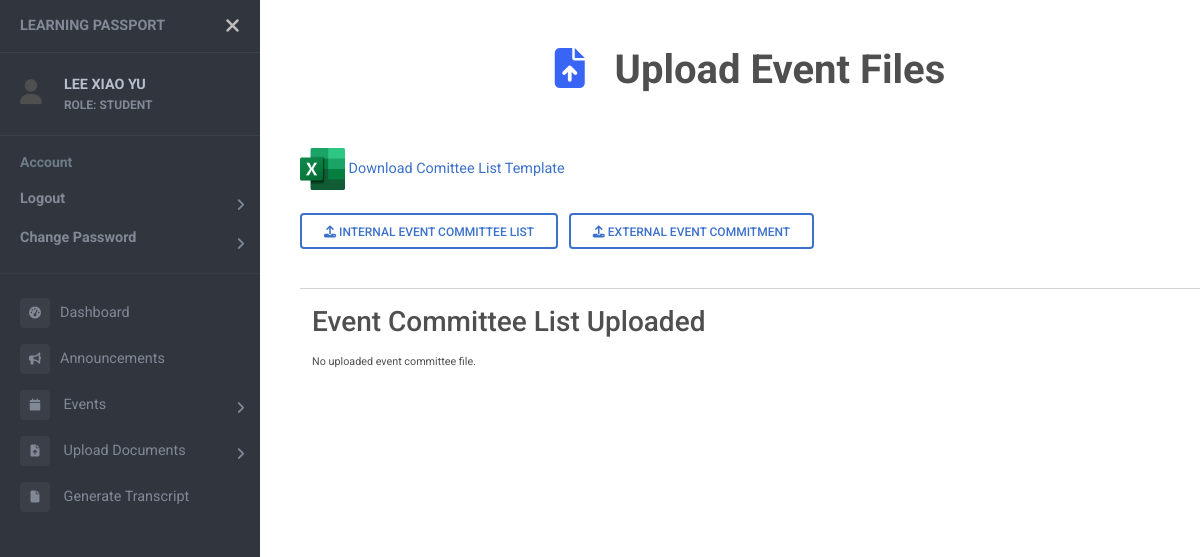
Page /upload/event (signed in) on the earlier database version.
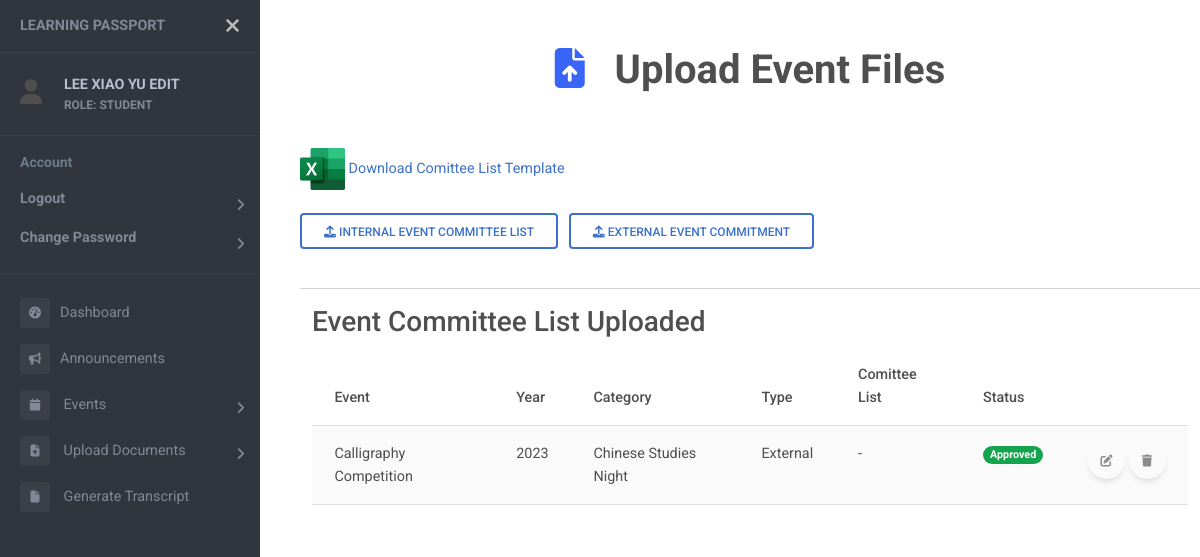
Same page on the later database version.
### users/models.py (models this page shows)
class User(AbstractUser):
    objects = UserManager()
    email = models.EmailField('email adress', unique=True)
    USERNAME_FIELD = 'email'
    REQUIRED_FIELDS = []
    first_name = None
    last_name = None
    username = None
    full_name = models.CharField(max_length=50, null=True)
    name_chi = models.CharField(max_length=50, null=True)
    password = models.CharField(max_length=128)
    last_login = models.DateTimeField(auto_now=True)
    ROLES = (
        ("SUPER ADMIN", "SUPER ADMIN"),
        ("ADMIN", "ADMIN"),
        ("HEAD OF DEPARTMENT", "HEAD OF DEPARTMENT"),
        ("LECTURER", "LECTURER"),
        ("STUDENT", "STUDENT"),
    )
    role = models.CharField(max_length=20, choices=ROLES, default="STUDENT")
    is_active = models.BooleanField(default=True)
    contact = models.CharField(max_length=20, null=True)
    address = models.CharField(max_length=100, null=True)
    date_inactive = models.DateField(null=True)

### events/models.py (models this page shows)
class Event_Participants(models.Model):
    event = models.ForeignKey(Events, on_delete=models.CASCADE, null=True)
    student = models.ForeignKey(Student, on_delete=models.CASCADE, null=True)
    position = models.CharField(max_length=50, null=True)
    attendance = models.BooleanField(null=True, default=0)
    registered = models.BooleanField(null=True)
    file = models.FileField(upload_to='event_external/', null=True)
    filename = models.CharField(max_length=100, null=True)
    status = models.BooleanField(null=True)

class Events(models.Model):
    c_name = models.CharField(max_length=50, null=True)
    e_name = models.CharField(max_length=50)
    TYPE = (
        (1, 'Seminar/Talk'),
        (2, 'Conference'),
        (3, 'Proposal Defense'),
        (4, 'Candidature Defense'),
        (5, 'Welcome Week/Month'),
        (6, 'Chinese Studies Night'),
        (7, 'Workshop'),
        (8, 'Others'),
    )
    type = models.SmallIntegerField(choices=TYPE, null=True)
    start = models.DateTimeField(null=True)
    end = models.DateTimeField(null=True)
    year = models.IntegerField()
    venue = models.CharField(max_length=100, null=True)
    desc = models.CharField(max_length=200, null=True)
    internal = models.BooleanField()
    speaker = models.CharField(max_length=50, null=True)
    attendance = models.BooleanField(null=True)
    enable_attendance = models.BooleanField(null=True)
    file = models.FileField(upload_to='event_com/', null=True)
    filename = models.CharField(max_length=100, null=True)
    file_by = models.ForeignKey(Student, on_delete=models.SET_NULL, null=True)
    status = models.BooleanField(null=True)
    poster = models.FileField(upload_to='event_poster/', null=True)

### articles/views.py (the view, shortened to what this page needs)
# urls.py: path('upload/event', views.submitEventView, name="upload-event"),
def submitEventView(request):
    option_obj = Events.type.field.choices
    events_in = Events.objects.filter(internal=1, filename__isnull=True).exclude(status=1)
    events_ex = Events.objects.filter(internal=0).exclude(status=1)
    student = Student.objects.get(user=request.user.id)
    events = Events.objects.filter(file_by=student).exclude(file__exact='').exclude(file__exact=None)
    event_list = list()
    for event in events:
        event_list.append(event)
    event_pars = Event_Participants.objects.exclude(file__exact='').exclude(file__exact=None).filter(student=student)
    context = {
        "page_name": "Upload Event Files",
        "option_obj": option_obj,
        "events_in": events_in,
        "events_ex": events_ex,
        "events": events,
        "event_pars": event_pars,
        "icon": "fa-solid fa-file-arrow-up"
    }
    return render(request, "upload_event.html", context)

### templates/upload_event.html (shortened to what this page needs)
{% extends "sidebar.html" %} {% block content %} {% load static %}
<head>
  <link rel="stylesheet" type="text/css" href="{% static 'css/uploads.css' %}">
</head>
<img src="{% static 'img/Excel.png' %}" alt="Excel Icon">
<a href="{% url 'download_excel' 'event_comittee_template' %}">Download Comittee List Template</a>
<br><br>
<button type="button" class="btn btn-outline-primary" data-mdb-toggle="modal" data-mdb-target="#upload_event">
  <i class="fas fa-upload"></i>
  Internal Event Committee List
</button>
<button type="button" class="btn btn-outline-primary" data-mdb-toggle="modal" data-mdb-target="#external_event">
  <i class="fas fa-upload"></i>
  External Event Commitment
</button>
<br><br>
<hr>
<div class="container-fluid table-responsive">
  <h3> Event Committee List Uploaded </h3>
  {% if events or event_pars %}
  <table class="table table-striped">
    <thead>
      <tr>
        <th>Event</th>
        <th>Year</th>
        <th>Category</th>
        <th>Type</th>
        <th>Comittee List</th>
        <th>Status</th>
        <th></th>
      </tr>
    </thead>
    <tbody>
      {% for event_par in event_pars %}
      <tr>
        <td>{{event_par.event.e_name}} <br> {% if event_par.event.c_name %}{{event_par.event.c_name}}{% endif %}</td>
        <td>{{event_par.event.year}}</td>
        <td>{{event_par.event.get_type_display}}</td>
        {% if event_par.event.internal == 1 %}
        <td>Internal</td>
        {% else %}
        <td>External</td>
        {% endif %}
        {% if event_par.status != 1 %}
        <td><a href="{{ event_par.file.url }}">Download File</a></td>
        {% else %}
        <td>-</td>
        {% endif %}
        <td>
          {% if event_par.status == 1 %}
          <span class="badge rounded-pill bg-success">Approved</span>
          {% elif event_parstatus == 0 %}
          <span class="badge rounded-pill bg-danger">Rejected</span>
          {% else %}
          <span class="badge rounded-pill bg-secondary">Pending</span>
          {% endif %}
        </td>
        {% if not event_par.status == 1 %}
        <td>
          <div class="button-container">
            <button
              id="edit-external"
              type="button"
              class="edit-external btn btn-floating"
              data-mdb-toggle="modal"
              data-mdb-target="#edit_external"
              data-ex-id="{{ event_par.id }}"
              >
              <i class="fas fa-edit"></i>
            </button>
            &nbsp;&nbsp;&nbsp;
            <form method="POST">
              {% csrf_token %}
            <button
              id="delete-external"
              type="submit"
              class="btn btn-floating"
              value="{{event_par.id}}"
              name="external_delete"
              onclick="return confirm('Confirm to delete committment proof submitted for {{event_par.event.e_name}}?')"
              >
              <i class="fas fa-trash"></i>
            </button>
          </form>
        </td>
        {% else %}
        <td>
          <div class="button-container">
          <button
          class="btn btn-floating"
          disabled>
          <i class="fas fa-edit"></i>
          </button>
          <button
          class="btn btn-floating"
          disabled
          >
          <i class="fas fa-trash"></i></button>
          </div>
        </td>
        {% endif %}
      </tr>
      {% endfor %}
    </tbody>
  </table>
  {% else %}
  <sub>No uploaded event committee file.</sub>
  {% endif %}
</div>
<br><br>
{% endblock %}

### templates/sidebar.html (shortened to what this page needs)
<!DOCTYPE html>
<html>
<head>
    {% load static %}
    <link rel="stylesheet" href="https://cdnjs.cloudflare.com/ajax/libs/font-awesome/6.4.2/css/all.min.css">
    <link rel="stylesheet" href="{% static 'css/event_list.css' %}">
    <link href="https://cdnjs.cloudflare.com/ajax/libs/mdb-ui-kit/6.4.1/mdb.min.css" rel="stylesheet" />
    <link href="https://fonts.cdnfonts.com/css/mona-sans" rel="stylesheet">
    <link rel="stylesheet" href="{% static 'css/sidebar.css' %}">
</head>
<body>
    <div class="page-wrapper chiller-theme toggled">
        <nav id="sidebar" class="sidebar-wrapper">
            <div class="sidebar-content">
                <div class="sidebar-brand">
                    <a href="#">Learning Passport</a>
                    <div id="close-sidebar">
                        <i class="fas fa-times"></i>
                    </div>
                </div>
                {% if request.user.is_authenticated %}
                    <div class="sidebar-header">
                        <div style="display: flex; vertical-align: middle; align-items: center;">
                            <div>
                                <i class="fa fa-user" style="font-size:25px"></i>
                            </div>
                            <div class="user-info">
                                <span class="user-name">
                                    <strong>{{ request.user.full_name }}</strong>
                                </span>
                                <span class="user-role">
                                    <strong>ROLE: {{ request.user.get_role_display }}</strong>
                                </span>
                            </div>
                        </div>
                    </div>
                {% endif %}
                <div class="sidebar-menu">
                    <ul>
                        <li class="header-menu">
                            <span>Account</span>
                            <ul id="userAction">
                                {% if request.user.is_authenticated %}
                                    <li class="sidebar-dropdown">
                                        <a href="{% url 'logout' %}"><strong>Logout</strong></a>
                                    </li>
                                    <li class="sidebar-dropdown">
                                        <a href="{% url 'change-password' %}"><strong>Change Password</strong></a>
                                    </li>
                                    <hr>
                                {% else %}
                                    <li class="sidebar-dropdown">
                                        <a href="{% url 'login' %}"><strong>Login</strong></a>
                                    </li>
                                {% endif %}
                            </ul>
                        </li>
                        {% if request.user.is_authenticated %}
                            <li class="sidebar-item">
                                <a href="{% url 'dashboard' %}"><i class="fa-solid fa-tachometer-alt"></i>Dashboard</a>
                            </li>
                            <li class="sidebar-item">
                                <a href="{% url 'announcements' %}"><i class="fa-solid fa-bullhorn"></i>Announcements</a>
                            </li>
                            <li class="sidebar-dropdown">
                                <a href="#">
                                    <i class="fa fa-calendar"></i>
                                    <span>Events</span>
                                </a>
                            </li>
                            {% if 'STUDENT' in request.user.get_role_display %}
                                <li class="sidebar-dropdown">
                                    <a href="#">
                                        <i class="fa-solid fa-file-arrow-up"></i>
                                        <span>Upload Documents</span>
                                    </a>
                                </li>
                            {% endif %}
                            {% if 'STUDENT' in request.user.role %}
                                <li class="sidebar-item">
                                    <a href="{% url 'generate-transcript' request.user.id %}"><i class="fa-solid fa-file"></i>
                                        <span>Generate Transcript</span>
                                    </a>
                                </li>
                            {% endif %}
                    </ul>
                    {% endif %}
                </div>
            </div>
        </nav>
        <main class="page-content">
            <br>
            {% if page_name or icon %}
            <div class="container-fluid header">
                <br>
                <h1><strong><center>
                    <i class="{{icon}}"></i>
                    {{page_name}}
                </center></strong></h1>
                <br><br>
            </div>
            {% endif %}
            <div class="container-fluid" style="overflow-x: auto;">
                {% block content %}{% endblock %}
            </div>
        </main>
    </div>
</body>
</html>

Differences in the rows shown:
changed User "STUDENT": user.full_name "LEE XIAO YU" → "LEE XIAO YU EDIT"
added Event_Participants: event.e_name "Calligraphy Competition", event.year "2023", event.type "Chinese Studies Night", shows "External", status "Approved"
Other differences:
text no longer shown: "No uploaded event committee file."
text now shown: "Event Year Category Type Comittee List Status"
